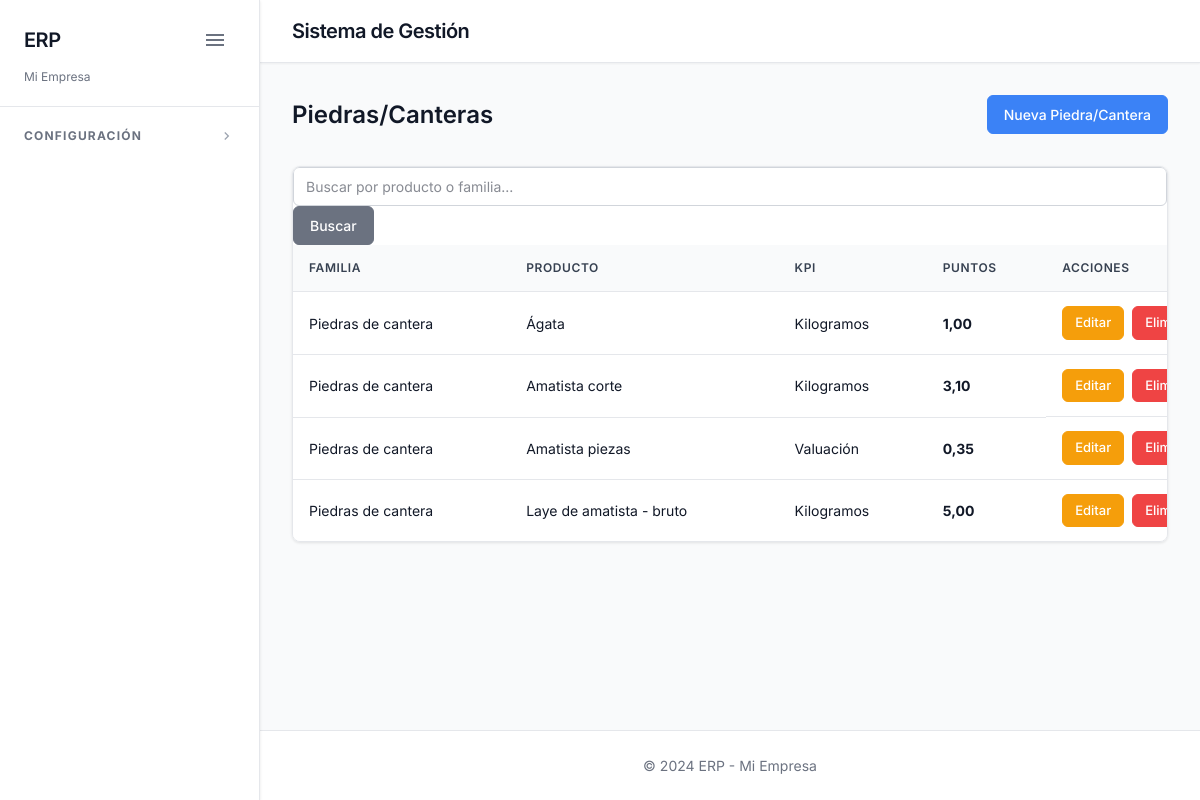
The page /piedras-canteras/ on the database as committed earlier.
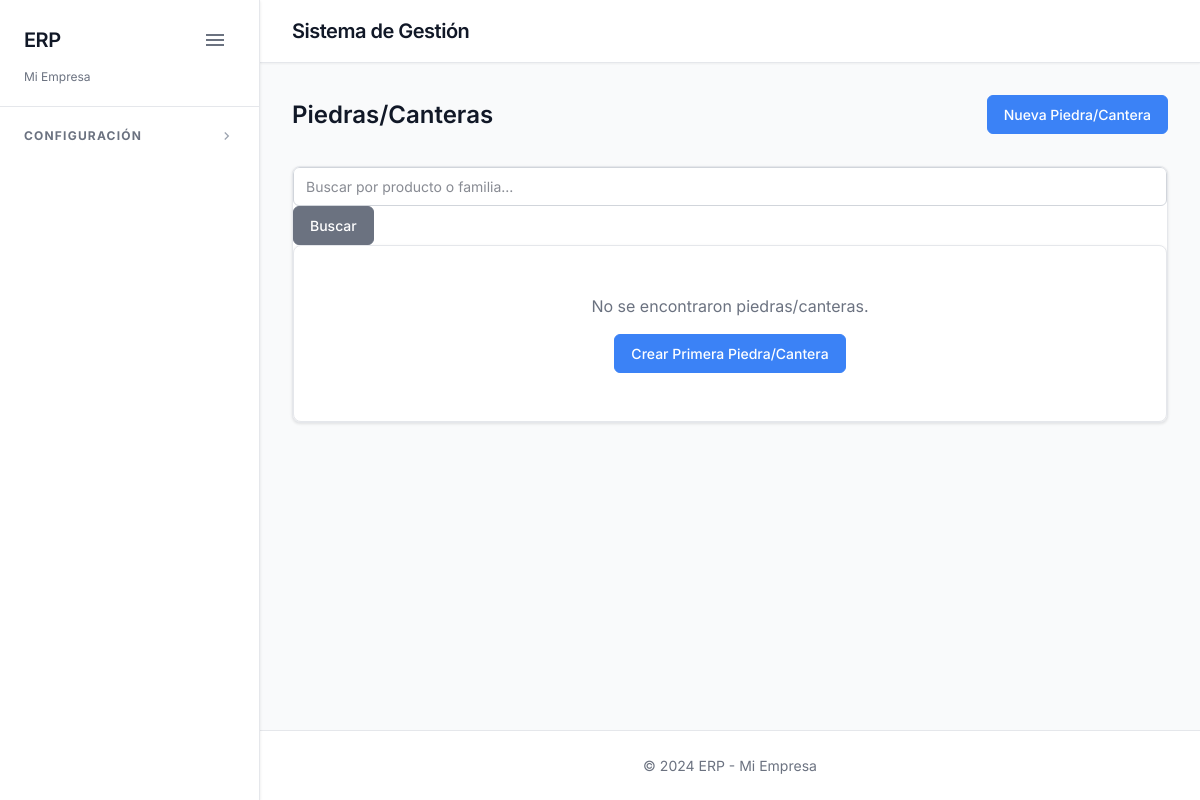
The same page on the database as committed later.
### mineria_le_stage/models.py (models this page shows, shortened)
class PiedrasCanteras(models.Model):
    id = models.AutoField(
        primary_key=True,
        verbose_name='ID',
    )
    familia_producto = models.ForeignKey(
        Familia,
        on_delete=models.PROTECT,
        related_name='piedras_canteras',
        verbose_name='Familia de Producto',
    )
    producto = models.ForeignKey(
        Articulo,
        on_delete=models.PROTECT,
        related_name='piedras_canteras',
        verbose_name='Producto (Piedra)',
    )
    kpi = models.CharField(
        max_length=20,
        choices=[('Kg', 'Kilogramos'), ('Valuación', 'Valuación')],
        verbose_name='KPI',
        help_text='Indica si el puntaje se calcula por kilos o por valuación',
    )
    puntos = models.DecimalField(
        max_digits=15,
        decimal_places=2,
        verbose_name='Puntos',
        help_text='Puntos por defecto (sugerencia para equipos)',
    )
    class Meta:
        verbose_name = 'Piedra/Cantera'
        verbose_name_plural = 'Piedras/Canteras'
        ordering = ['familia_producto', 'producto']
        unique_together = [['familia_producto', 'producto']]
        db_table = 'mineria_piedras_canteras'

### configuracion/articulos/models.py (models this page shows, shortened)
class Familia(models.Model):
    codigo = models.CharField(
        max_length=20,
        unique=True,
        null=True,
        blank=True,
        verbose_name='Código',
        help_text='Formato: FAM001'
    )
    nombre = models.CharField(max_length=100, unique=True, verbose_name='Nombre')
    observaciones = models.TextField(blank=True, null=True, verbose_name='Observaciones')
    class Meta:
        verbose_name = 'Familia'
        verbose_name_plural = 'Familias'
        ordering = ['codigo']
        db_table = 'config_articulos_familia'

class Articulo(models.Model):
    producto_id = models.CharField(
        max_length=10,
        unique=True,
        null=True,
        blank=True,
        verbose_name='ID Producto',
        help_text='Formato: XXX000001 (3 letras del tipo + 6 números)'
    )
    nombre = models.CharField(max_length=200, null=True, blank=True, verbose_name='Nombre')
    tipo_articulo = models.ForeignKey(
        TipoArticulo,
        on_delete=models.PROTECT,
        related_name='articulos',
        null=True,
        blank=True,
        verbose_name='Tipo de Artículo'
    )
    idsubfamilia = models.ForeignKey(
        SubFamilia,
        on_delete=models.SET_NULL,
        null=True,
        blank=True,
        related_name='articulos',
        verbose_name='Sub Familia'
    )
    precio_venta = models.DecimalField(
        max_digits=15,
        decimal_places=2,
        default=0,
        verbose_name='Precio de Venta'
    )
    moneda_venta = models.ForeignKey(
        Moneda,
        on_delete=models.PROTECT,
        related_name='articulos',
        null=True,  # Temporalmente nullable para migración
        blank=True,  # Temporalmente blank para migración
        verbose_name='Moneda de Venta'
    )
    UNIDAD_VENTA = models.CharField(
        max_length=20,
        choices=UNIDADES_MEDIDA,
        default='UNITARIO',
        verbose_name='Unidad de Venta'
    )
    UNIDAD_STOCK = models.CharField(
        max_length=20,
        choices=UNIDADES_MEDIDA,
        default='UNITARIO',
        verbose_name='Unidad de Stock'
    )
    UNIDAD_COMPRA = models.CharField(
        max_length=20,
        choices=UNIDADES_MEDIDA,
        default='UNITARIO',
        verbose_name='Unidad de Compra'
    )
    ACTIVO_COMERCIAL = models.CharField(
        max_length=2,
        choices=[('SI', 'Sí'), ('NO', 'No')],
        default='SI',
        verbose_name='Activo Comercial'
    )
    ACTIVO_STOCK = models.CharField(
        max_length=2,
        choices=[('SI', 'Sí'), ('NO', 'No')],
        default='SI',
        verbose_name='Activo Stock'
    )
    ACTIVO_COMPRAS = models.CharField(
        max_length=2,
        choices=[('SI', 'Sí'), ('NO', 'No')],
        default='SI',
        verbose_name='Activo Compras'
    )
    ACTIVO_PRODUCCION = models.CharField(
        max_length=2,
        choices=[('SI', 'Sí'), ('NO', 'No')],
        default='NO',
        verbose_name='Activo Producción'
    )
    LOTEABLE = models.CharField(
        max_length=2,
        choices=[('SI', 'Sí'), ('NO', 'No')],
        default='NO',
        verbose_name='Loteable'
    )
    UNIDAD_PESO = models.CharField(
        max_length=20,
        choices=UNIDADES_MEDIDA,
        blank=True,
        null=True,
        verbose_name='Unidad de Peso'
    )
    PESO = models.DecimalField(
        max_digits=15,
        decimal_places=2,
        default=0,
        blank=True,
        null=True,
        verbose_name='Peso'
    )
    UNIDAD_VOLUMEN = models.CharField(
        max_length=20,
        choices=UNIDADES_MEDIDA,
        blank=True,
        null=True,
        verbose_name='Unidad de Volumen'
    )
    VOLUMEN = models.DecimalField(
        max_digits=15,
        decimal_places=2,
        default=0,
        blank=True,
        null=True,
        verbose_name='Volumen'
    )
    iva = models.ForeignKey(
        'IVA',
        on_delete=models.PROTECT,
        related_name='articulos',
        null=True,
        blank=True,
        verbose_name='IVA'
    )
    fchhor = models.DateTimeField(auto_now=True, verbose_name='Fecha/Hora')
    observaciones = models.TextField(blank=True, null=True, verbose_name='Observaciones')
    class Meta:
        verbose_name = 'Artículo'
        verbose_name_plural = 'Artículos'
        ordering = ['producto_id']
        db_table = 'config_articulos_maestro'

### mineria_le_stage/views.py (the view)
# urls.py: path('piedras-canteras/', views.lista_piedras_canteras, name='lista_piedras_canteras'),
def lista_piedras_canteras(request):
    piedras = PiedrasCanteras.objects.all().select_related('familia_producto', 'producto').order_by('familia_producto', 'producto')
    busqueda = request.GET.get('busqueda', '')
    if busqueda:
        piedras = piedras.filter(
            producto__nombre__icontains=busqueda
        ) | piedras.filter(
            familia_producto__nombre__icontains=busqueda
        )
    paginator = Paginator(piedras, 15)
    page_number = request.GET.get('page')
    page_obj = paginator.get_page(page_number)
    context = {
        'piedras': page_obj,
        'busqueda': busqueda,
        'empresa_nombre': EMPRESA_NOMBRE,
        'titulo': 'Piedras/Canteras',
    }
    return render(request, 'mineria_le_stage/piedras_canteras/lista_piedras_canteras.html', context)

### erp_demo/context_processors.py (called while the page is built)
def empresa_context(request):
    return {
        'empresa_nombre': EMPRESA_NOMBRE,
    }

### compras/mineria_le_stage/templates/mineria_le_stage/piedras_canteras/lista_piedras_canteras.html (shortened to what this page needs)
{% extends 'clientes/base.html' %}
{% block content %}
<div class="page-header">
    <h2>{{ titulo }}</h2>
    <a href="{% url 'mineria_le_stage:crear_piedra_cantera' %}" class="btn btn-primary">Nueva Piedra/Cantera</a>
</div>
<div class="table-container">
    <div class="search-bar">
        <form method="get" class="search-form">
            <input type="text" name="busqueda" value="{{ busqueda }}" placeholder="Buscar por producto o familia..." class="form-control">
            <button type="submit" class="btn btn-secondary">Buscar</button>
        </form>
    </div>
    {% if piedras %}
        <table class="table">
            <thead>
                <tr>
                    <th>Familia</th>
                    <th>Producto</th>
                    <th>KPI</th>
                    <th>Puntos</th>
                    <th>Acciones</th>
                </tr>
            </thead>
            <tbody>
                {% for piedra in piedras %}
                <tr>
                    <td>{{ piedra.familia_producto.nombre }}</td>
                    <td>{{ piedra.producto.nombre }}</td>
                    <td>{{ piedra.get_kpi_display }}</td>
                    <td><strong>{{ piedra.puntos|floatformat:2 }}</strong></td>
                    <td class="actions">
                        <a href="{% url 'mineria_le_stage:editar_piedra_cantera' piedra.id %}" class="btn btn-sm btn-warning">Editar</a>
                        <a href="{% url 'mineria_le_stage:eliminar_piedra_cantera' piedra.id %}" class="btn btn-sm btn-danger">Eliminar</a>
                    </td>
                </tr>
                {% endfor %}
            </tbody>
        </table>
    {% else %}
        <div class="empty-state">
            <p>No se encontraron piedras/canteras.</p>
            <a href="{% url 'mineria_le_stage:crear_piedra_cantera' %}" class="btn btn-primary">Crear Primera Piedra/Cantera</a>
        </div>
    {% endif %}
</div>
{% endblock %}

Rows that differ between the two databases and show on the page:
removed PiedrasCanteras: familia_producto.nombre "Piedras de cantera", producto.nombre "Ágata", kpi "Kilogramos", puntos "1,00"
removed PiedrasCanteras: familia_producto.nombre "Piedras de cantera", producto.nombre "Amatista corte", kpi "Kilogramos", puntos "3,10"
removed PiedrasCanteras: familia_producto.nombre "Piedras de cantera", producto.nombre "Amatista piezas", kpi "Valuación", puntos "0,35"
removed PiedrasCanteras: familia_producto.nombre "Piedras de cantera", producto.nombre "Laye de amatista - bruto", kpi "Kilogramos", puntos "5,00"
Other text that changed with them:
text no longer shown: "FAMILIA PRODUCTO KPI PUNTOS ACCIONES"
text now shown: "No se encontraron piedras/canteras. Crear Primera Piedra/Cantera"
